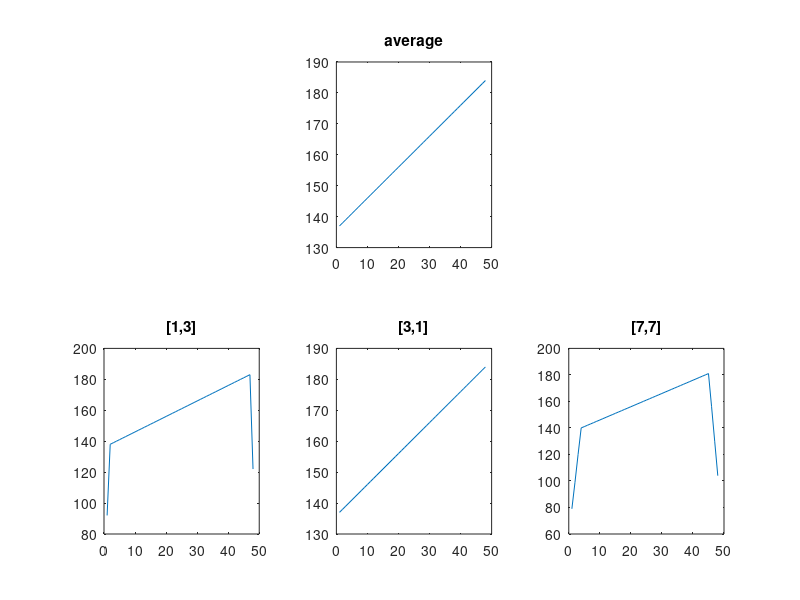

The MATLAB script that drew this image:
clc;clear;close all;
g = zeros(256);
for i=1:256
    g(:,i)=i-1;
end
g2= uint8(g);
g1= g2(87:143,138:185);
hsize1=[1,3];
hsize2=[3,1];
hsize3=[7,7];
mask1 = fspecial('average',hsize1);
mask2 = fspecial('average',hsize2);
mask3 = fspecial('average',hsize3);
I1 = imfilter(g1,mask1);
I2 = imfilter(g1,mask2);
I3 = imfilter(g1,mask3);
subplot(2,3,2);plot(g1(28,:));
title('average');
subplot(2,3,4);plot(I1(28,:));
title('[1,3]');
subplot(2,3,5);plot(I2(28,:));
title('[3,1]');
subplot(2,3,6);plot(I3(28,:));
title('[7,7]');
